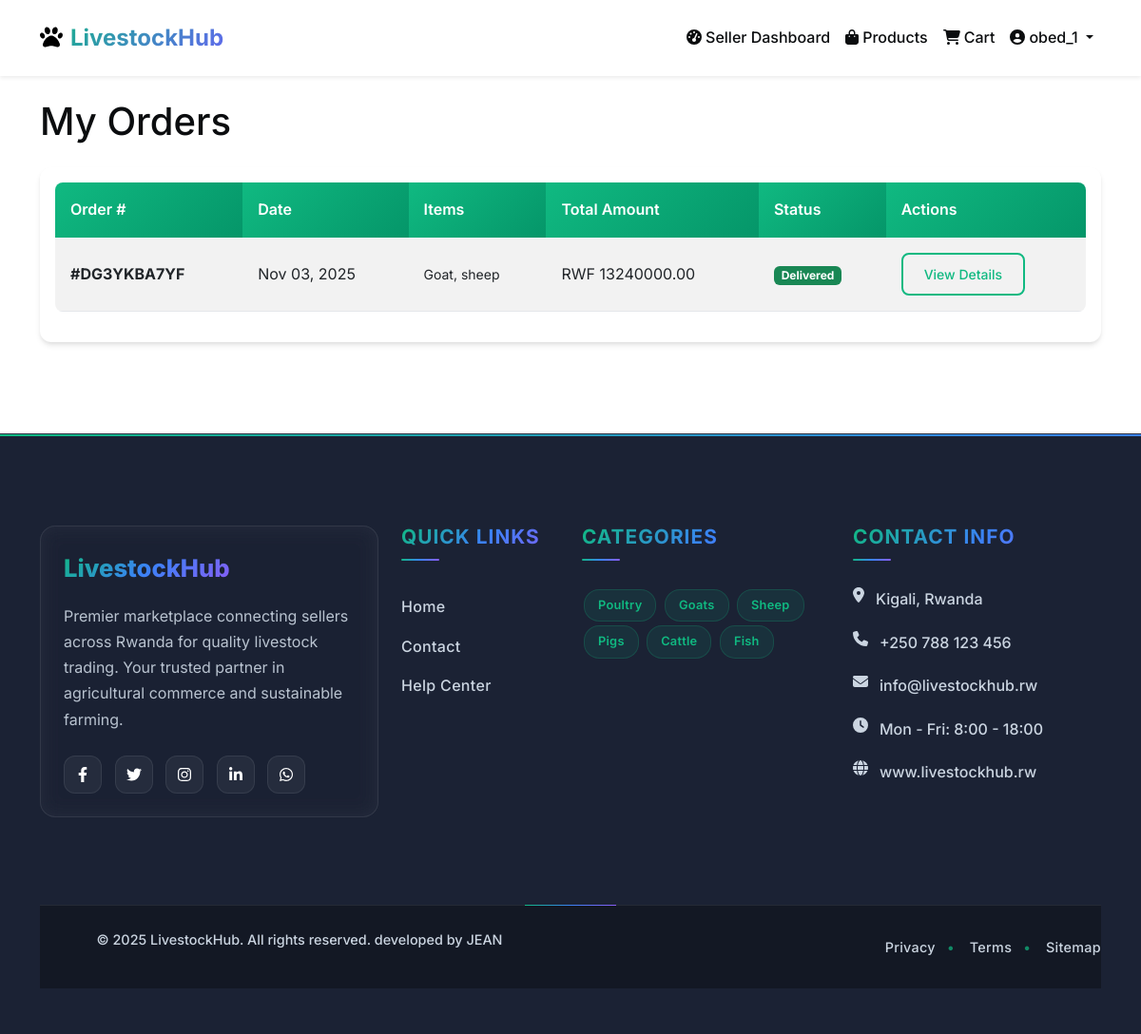
The app's page /orders/my-orders/ (signed in) with its own data.
### accounts/models.py (models this page shows, shortened)
class User(AbstractUser):
    USER_TYPE_CHOICES = (
        ('customer', 'Customer'),
        ('seller', 'Seller'),
        ('admin', 'Admin'),
    )
    user_type = models.CharField(max_length=20, choices=USER_TYPE_CHOICES, default='customer')
    phone_number = models.CharField(max_length=15, blank=True)
    address = models.TextField(blank=True)
    city = models.CharField(max_length=100, blank=True)
    country = models.CharField(max_length=100, default='Rwanda')
    is_seller_approved = models.BooleanField(default=False)
    created_at = models.DateTimeField(auto_now_add=True)
    updated_at = models.DateTimeField(auto_now=True)

### orders/models.py (models this page shows, shortened)
class Order(models.Model):
    ORDER_STATUS = (
        ('pending', 'Pending'),
        ('confirmed', 'Confirmed'),
        ('processing', 'Processing'),
        ('shipped', 'Shipped'),
        ('delivered', 'Delivered'),
        ('cancelled', 'Cancelled'),
    )
    PAYMENT_METHODS = (
        ('mtn', 'MTN Mobile Money'),
        ('paypal', 'PayPal'),
    )
    customer = models.ForeignKey(User, on_delete=models.CASCADE, related_name='orders')
    order_number = models.CharField(max_length=20, unique=True)
    total_amount = models.DecimalField(max_digits=10, decimal_places=2, validators=[MinValueValidator(0)])
    status = models.CharField(max_length=20, choices=ORDER_STATUS, default='pending')
    payment_method = models.CharField(max_length=20, choices=PAYMENT_METHODS, default='mtn')
    mtn_phone = models.CharField(max_length=15, blank=True)
    payment_status = models.CharField(
        max_length=20,
        choices=(
            ('pending', 'Pending'),
            ('completed', 'Completed'),
            ('failed', 'Failed'),
        ),
        default='pending'
    )
    customer_phone = models.CharField(
        max_length=20,
        blank=True,
        null=True,
        verbose_name="Customer Phone",
        help_text="Customer's main contact number from their profile"
    )
    shipping_address = models.TextField()
    shipping_city = models.CharField(max_length=100)
    shipping_phone = models.CharField(max_length=15)
    notes = models.TextField(blank=True)
    created_at = models.DateTimeField(auto_now_add=True)
    updated_at = models.DateTimeField(auto_now=True)

class OrderItem(models.Model):
    ORDER_ITEM_STATUS = (
        ('pending', 'Pending'),
        ('confirmed', 'Confirmed'),
        ('processing', 'Processing'),
        ('shipped', 'Shipped'),
        ('delivered', 'Delivered'),
        ('cancelled', 'Cancelled'),
    )
    order = models.ForeignKey(Order, on_delete=models.CASCADE, related_name='items')
    product = models.ForeignKey('marketplace.Product', on_delete=models.CASCADE)
    quantity = models.IntegerField(validators=[MinValueValidator(1)])
    price = models.DecimalField(max_digits=10, decimal_places=2, validators=[MinValueValidator(0)])
    status = models.CharField(max_length=20, choices=ORDER_ITEM_STATUS, default='pending')
    updated_at = models.DateTimeField(auto_now=True)

### marketplace/models.py (models this page shows, shortened)
class Product(models.Model):
    LIVESTOCK_TYPES = (
        ('cattle', 'Cattle'),
        ('goats', 'Goats'),
        ('sheep', 'Sheep'),
        ('poultry', 'Poultry'),
        ('pigs', 'Pigs'),
        ('rabbits', 'Rabbits'),
        ('fish', 'Fish'),
        ('others', 'Others'),
    )
    CATTLE_TYPES = (
        ('cow', 'Cow'),
        ('bull', 'Bull'),
        ('calf', 'Calf'),
        ('heifer', 'Heifer'),
        ('ox', 'Ox'),
    )
    GOAT_TYPES = (
        ('meat', 'Meat Goat'),
        ('milk', 'Dairy Goat'),
        ('kid', 'Kid'),
        ('buck', 'Buck'),
        ('doe', 'Doe'),
    )
    SHEEP_TYPES = (
        ('lamb', 'Lamb'),
        ('mutton', 'Mutton'),
        ('ram', 'Ram'),
        ('ewe', 'Ewe'),
        ('lamb_meat', 'Lamb Meat'),
    )
    POULTRY_TYPES = (
        ('meat', 'Meat Chicken'),
        ('eggs', 'Layer Chicken'),
        ('broiler', 'Broiler'),
        ('rooster', 'Rooster'),
        ('hen', 'Hen'),
        ('chick', 'Chick'),
    )
    PIG_TYPES = (
        ('pork', 'Pork'),
        ('bacon', 'Bacon'),
        ('sow', 'Sow'),
        ('boar', 'Boar'),
        ('piglet', 'Piglet'),
    )
    RABBIT_TYPES = (
        ('meat', 'Rabbit Meat'),
        ('doe_rabbit', 'Doe Rabbit'),
        ('buck_rabbit', 'Buck Rabbit'),
        ('fryer', 'Fryer'),
    )
    FISH_TYPES = (
        ('tilapia', 'Tilapia'),
        ('catfish', 'Catfish'),
        ('trout', 'Trout'),
        ('salmon', 'Salmon'),
        ('freshwater', 'Freshwater Fish'),
        ('saltwater', 'Saltwater Fish'),
    )
    OTHER_TYPES = (
        ('bees', 'Bees/Honey'),
        ('snails', 'Snails'),
        ('guinea_fowl', 'Guinea Fowl'),
        ('turkey', 'Turkey'),
        ('duck', 'Duck'),
    )
    seller = models.ForeignKey(User, on_delete=models.CASCADE, limit_choices_to={'user_type': 'seller'})
    category = models.ForeignKey(Category, on_delete=models.CASCADE)
    name = models.CharField(max_length=255)
    description = models.TextField()
    price = models.DecimalField(max_digits=10, decimal_places=2, validators=[MinValueValidator(0)])
    stock_quantity = models.IntegerField(validators=[MinValueValidator(0)])
    livestock_type = models.CharField(max_length=20, choices=LIVESTOCK_TYPES)
    animal_type = models.CharField(max_length=20, blank=True, null=True)
    image = models.ImageField(upload_to='products/')
    image2 = models.ImageField(upload_to='products/', blank=True, null=True, verbose_name='Additional Image 1')
    image3 = models.ImageField(upload_to='products/', blank=True, null=True, verbose_name='Additional Image 2')
    is_active = models.BooleanField(default=True)
    created_at = models.DateTimeField(auto_now_add=True)
    updated_at = models.DateTimeField(auto_now=True)

### orders/views.py (the view)
# urls.py: path('my-orders/', views.my_orders, name='my_orders'),
@login_required
def my_orders(request):
    orders = Order.objects.filter(customer=request.user).order_by('-created_at')
    context = {
        'orders': orders,
    }
    return render(request, 'orders/my_orders.html', context)

### marketplace/context_processors.py (called while the page is built)
def cart_item_count(request):
    if request.user.is_authenticated:
        try:
            cart = Cart.objects.get(user=request.user)
            return {'cart_item_count': cart.total_items}
        except Cart.DoesNotExist:
            return {'cart_item_count': 0}
    return {'cart_item_count': 0}

### marketplace/models.py (called while the page is built)
    @property
    def total_items(self):
        return sum(item.quantity for item in self.items.all())

### templates/orders/my_orders.html (shortened to what this page needs)
{% extends 'base.html' %}
{% block content %}
<div class="container mt-4">
    <h1>My Orders</h1>
    {% if orders %}
    <div class="card mt-4">
        <div class="card-body">
            <div class="table-responsive">
                <table class="table table-striped">
                    <thead>
                        <tr>
                            <th>Order #</th>
                            <th>Date</th>
                            <th>Items</th>
                            <th>Total Amount</th>
                            <th>Status</th>
                            <th>Actions</th>
                        </tr>
                    </thead>
                    <tbody>
                        {% for order in orders %}
                        <tr>
                            <td><strong>#{{ order.order_number }}</strong></td>
                            <td>{{ order.created_at|date:"M d, Y" }}</td>
                            <td>
                                <small>
                                    {% for item in order.items.all|slice:":2" %}
                                        {{ item.product.name }}{% if not forloop.last %}, {% endif %}
                                    {% endfor %}
                                </small>
                            </td>
                            <td>RWF {{ order.total_amount }}</td>
                            <td>
                                <span class="badge bg-{% if order.status == 'delivered' %}success{% elif order.status == 'cancelled' %}danger{% else %}warning{% endif %}">
                                    {{ order.get_status_display }}
                                </span>
                            </td>
                            <td>
                                <a href="{% url 'orders:order_detail' order.id %}" class="btn btn-sm btn-outline-primary">
                                    View Details
                                </a>
                            </td>
                        </tr>
                        {% endfor %}
                    </tbody>
                </table>
            </div>
        </div>
    </div>
    {% endif %}
</div>
{% endblock %}

### templates/base.html (shortened to what this page needs)
<!DOCTYPE html>
{% load static %}
<html lang="en">
<head>
    <link href="https://cdn.jsdelivr.net/npm/bootstrap@5.3.0/dist/css/bootstrap.min.css" rel="stylesheet">
    <link href="https://cdnjs.cloudflare.com/ajax/libs/font-awesome/6.4.0/css/all.min.css" rel="stylesheet">
    <link href="{% static 'css/main.css' %}" rel="stylesheet">
     <link href="{% static 'css/footer.css' %}" rel="stylesheet">
</head>
<body>
    <nav class="navbar navbar-expand-lg navbar-light bg-white shadow-sm py-3">
        <div class="container">
            <a class="navbar-brand gradient-text" href="{% url 'marketplace:home' %}">
                <i class="fas fa-paw me-2"></i>LivestockHub
            </a>
            <div class="collapse navbar-collapse" id="navbarNav">
                <div class="navbar-nav ms-auto">
                    {% if user.is_authenticated %}
                        {% if user.user_type == 'seller' %}
                            <a class="nav-link" href="{% url 'marketplace:seller_dashboard' %}">
                                <i class="fas fa-tachometer-alt me-1"></i>Seller Dashboard
                            </a>
                        {% elif user.user_type == 'customer' %}
                            <a class="nav-link" href="{% url 'marketplace:customer_dashboard' %}">
                                <i class="fas fa-tachometer-alt me-1"></i>Dashboard
                            </a>
                        {% elif user.user_type == 'admin' or user.is_staff %}
                            <a class="nav-link" href="{% url 'dashboard:admin_dashboard' %}">
                                <i class="fas fa-tachometer-alt me-1"></i>Admin Dashboard
                            </a>
                        {% endif %}
                        <a class="nav-link" href="{% url 'marketplace:product_list' %}">
                            <i class="fas fa-shopping-bag me-1"></i>Products
                        </a>
                        <a class="nav-link position-relative" href="{% url 'marketplace:view_cart' %}">
                            <i class="fas fa-shopping-cart me-1"></i>Cart
                        </a>
                        <div class="nav-item dropdown">
                            <a class="nav-link dropdown-toggle" href="#" role="button" data-bs-toggle="dropdown">
                                <i class="fas fa-user-circle me-1"></i>{{ user.username }}
                            </a>
                        </div>
                    {% endif %}
                </div>
            </div>
        </div>
    </nav>
    <main>
        {% block content %}
        {% endblock %}
    </main>
    {% include 'marketplace/includes/footer.html' %}
</body>
</html>

### static/css/main.css (style rules this page uses)
:root { --primary: #10b981; --primary-dark: #059669; --secondary: #6366f1; --dark: #0b0d0f; --light: #f8fafc; --gray: #6b7280; }
body { font-family: 'Inter', sans-serif; background-color: #ffffff; color: var(--dark); line-height: 1.6; }
.navbar-brand { font-weight: 700; font-size: 1.5rem; }
.nav-link { font-weight: 500; padding: 8px 16px; border-radius: 8px; transition: all 0.3s ease; color: var(--dark) !important; }
.btn-outline-primary { border: 2px solid var(--primary); color: var(--primary); border-radius: 8px; padding: 10px 22px; font-weight: 500; transition: all 0.3s ease; }
.card { border: none; border-radius: 12px; box-shadow: 0 4px 6px -1px rgba(0, 0, 0, 0.1), 0 2px 4px -1px rgba(0, 0, 0, 0.06); transition: all 0.3s ease; overflow: hidden; }
.gradient-text { background: linear-gradient(135deg, var(--primary), var(--secondary)); -webkit-background-clip: text; -webkit-text-fill-color: transparent; background-clip: text; }
.table { border-radius: 8px; overflow: hidden; }
.table th { background: linear-gradient(135deg, var(--primary), var(--primary-dark)); color: white; border: none; padding: 1rem; font-weight: 600; }
.table td { padding: 1rem; vertical-align: middle; border-color: #e5e7eb; }

### records on screen
User: username "obed_1"
Order: order_number "DG3YKBA7YF", created_at "Nov 03, 2025", total_amount "13240000.00", status "Delivered"
OrderItem: product.name "Goat"
OrderItem: product.name "sheep"
